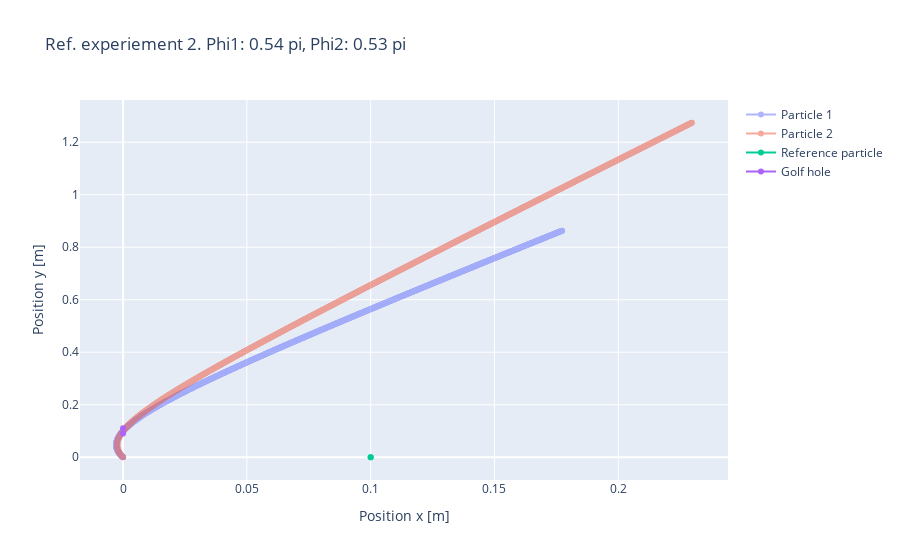

The notebook cell this image was saved under:
### Code cell
i +=1
m0 = df_check.m0[i]
m1 = df_check.m1[i]
q0 = df_check.q0[i]
q1 = df_check.q1[i]
v_ref_c = df_check.v_ref_b[i]
phi0 = df_check.phi_star0[i]
phi1 = df_check.phi_star1[i]
req = RefExperimentCharge( m=[m0, m1], q=[q0, q1], m_ref_c=2e-20,
                 v_ref_c=v_ref_c, q_ref=[None, None], d=.1, N=1000,
                          phi=[phi0*np.pi, phi1*np.pi],
                 dt=.001, is_golf_game=True, y_cap=True)
req.run()
req.visualize()

### Figure 1 — Plotly figure (JSON) as saved in the notebook; plotly's stock layout.template omitted (floating-point values rounded to 4 significant figures; data arrays with more than 128 entries replaced by an {"elided": "..."} marker saying what was removed)
{"data": [{"mode": "lines+markers", "name": "Particle 1", "opacity": 0.5, "type": "scatter", "x": {"elided": "1000 float values"}, "xaxis": "x", "y": {"elided": "1000 float values"}, "yaxis": "y"}, {"mode": "lines+markers", "name": "Particle 2", "opacity": 0.5, "type": "scatter", "x": {"elided": "1000 float values"}, "xaxis": "x", "y": {"elided": "1000 float values"}, "yaxis": "y"}, {"name": "Reference particle", "type": "scatter", "x": [0.1, 0.1], "xaxis": "x", "y": [0, 0], "yaxis": "y"}, {"name": "Golf hole", "type": "scatter", "x": [0, 0], "xaxis": "x", "y": [0.09, 0.11], "yaxis": "y"}], "layout": {"title": {"text": "Ref. experiement 2. Phi1: 0.54 pi, Phi2: 0.53 pi"}, "xaxis": {"anchor": "y", "domain": [0, 1], "title": {"text": "Position x [m]"}}, "yaxis": {"anchor": "x", "domain": [0, 1], "title": {"text": "Position y [m]"}}}}
